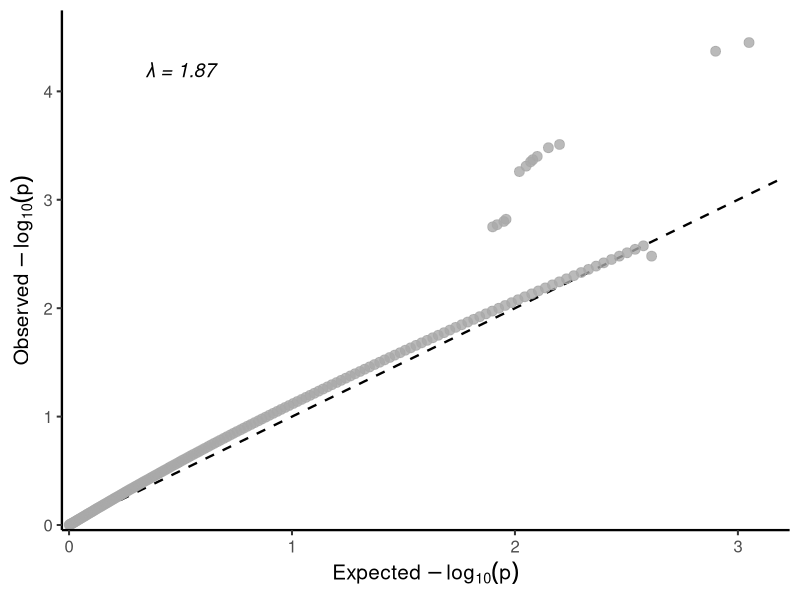

Recreate this plot in R.
library(ggplot2)
library(here)
setwd(here::here("figures/FigS"))

df = read.csv("data_qq_plot.csv", stringsAsFactors = FALSE)
lambda_val = 1.87
ref_line = data.frame(x = c(0, 3.2), y = c(0, 3.2))

p = ggplot(df, aes(x = expected, y = observed)) +
  geom_line(data = ref_line, aes(x = x, y = y),
            linetype = "dashed", color = "black", linewidth = 0.8, inherit.aes = FALSE) +
  geom_point(color = "darkgray", size = 3, alpha = 0.8) +
  annotate("text", x = 0.5, y = 4.2,
           label = paste0("\u03bb = ", lambda_val),
           color = "black", size = 5, fontface = "italic") +
  scale_x_continuous(breaks = 0:3, limits = c(0, 3.2), expand = c(0.01, 0)) +
  scale_y_continuous(breaks = 0:4, limits = c(0, 4.7), expand = c(0.01, 0)) +
  labs(
    x = expression("Expected" ~ -log[10](p)),
    y = expression("Observed" ~ -log[10](p))
  ) +
  theme_classic(base_size = 15) +
  theme(axis.line = element_line(linewidth = 0.8))

ggsave("figs_qq_plot.png", p, width = 4, height = 4, dpi = 800, bg = "white")
